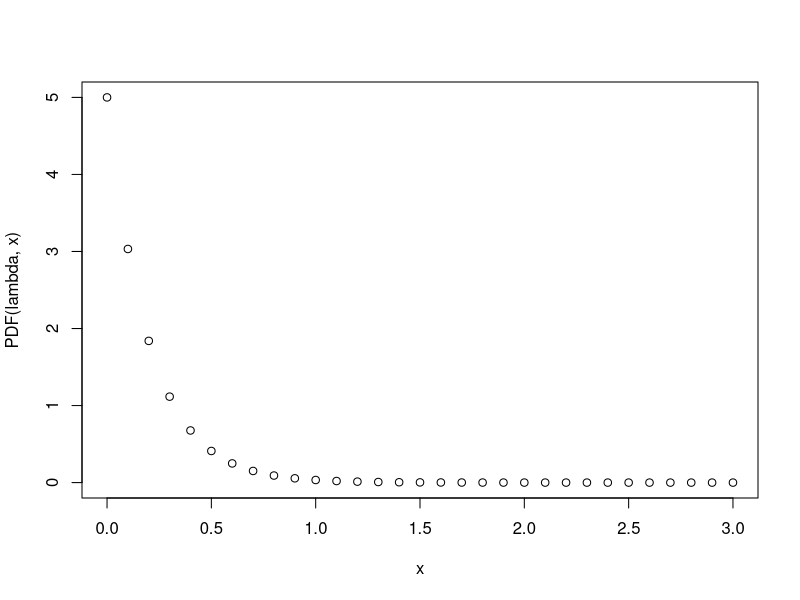

Recreate this plot in R.
# Exponential Distribution

PDF <- function(lambda,x) lambda*exp(-lambda*x)

x=seq(0,3,by=.1)
lambda = 5

plot(x,PDF(lambda,x))


